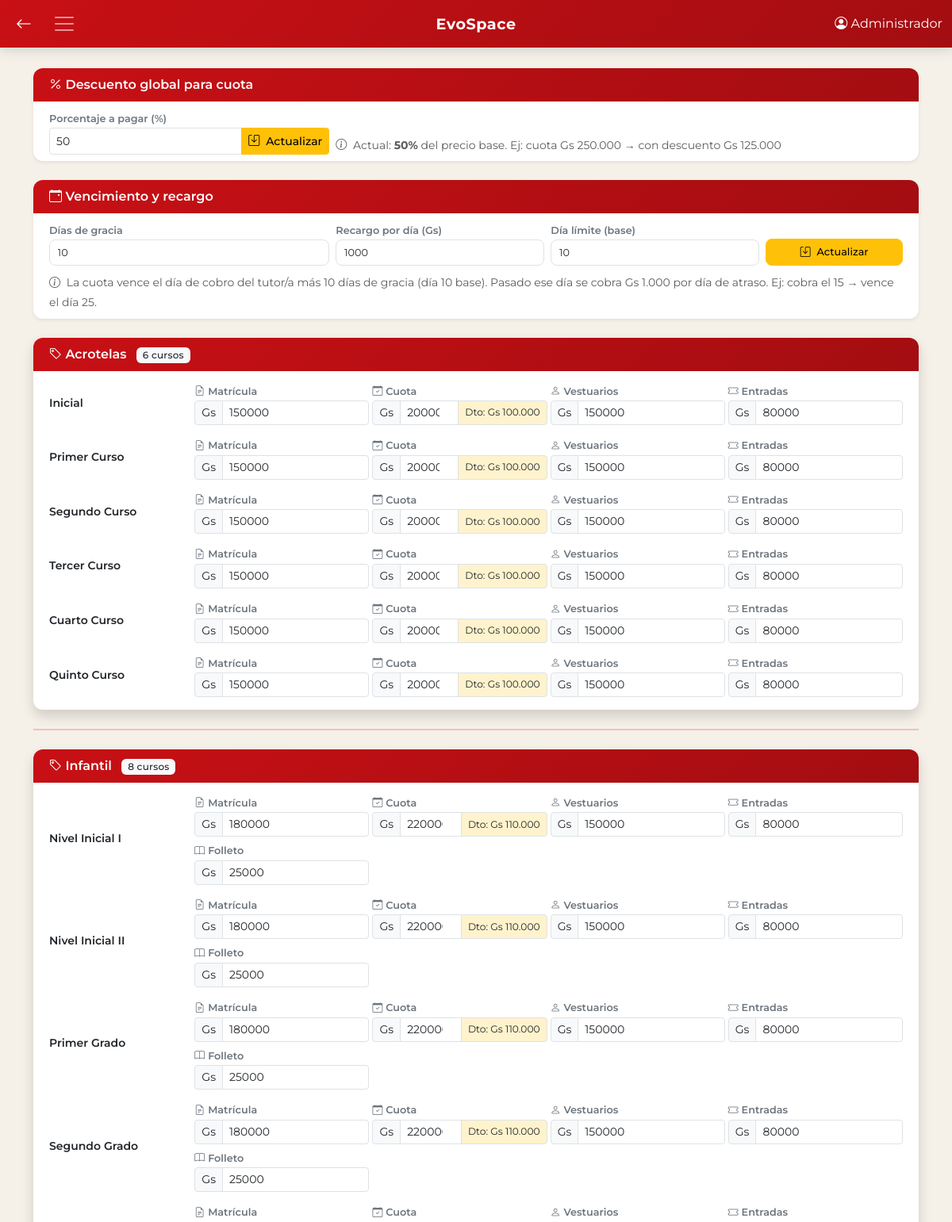
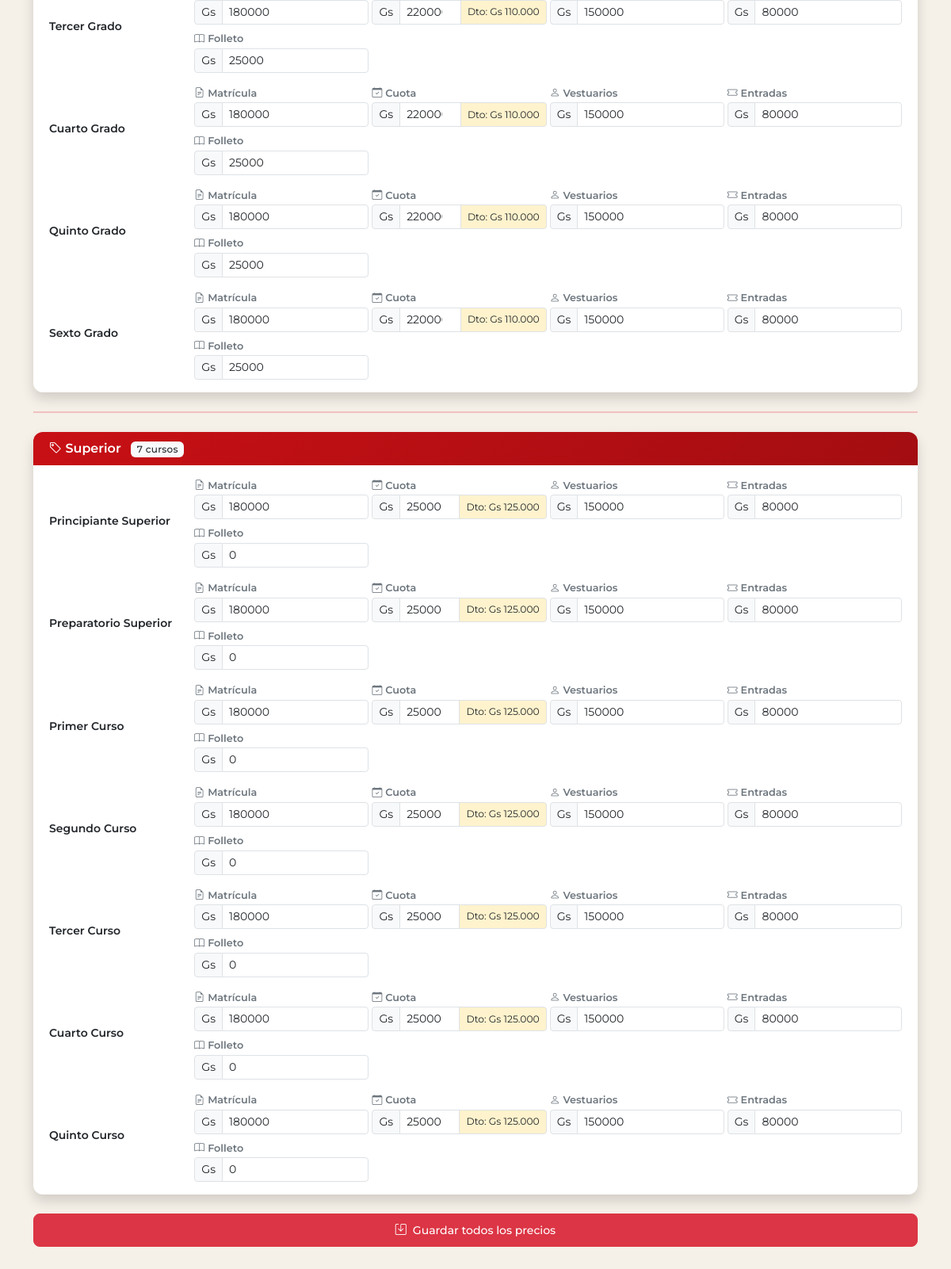
/secciones/configuracion/configurar_pagos.php (signed in), run on the app's committed database (2 pictures, top to bottom).
### tables this page shows
CREATE TABLE `configuracion` (
  `clave` varchar(50) NOT NULL,
  `valor` text NOT NULL
);

### helpers/functions.php (called while the page is built, shortened)
<?php
function obtenerPorcentajeBeca($pdo) {
    $stmt = $pdo->query("SELECT valor FROM configuracion WHERE clave = 'porcentaje_beca'");
    $result = $stmt->fetch(PDO::FETCH_ASSOC);
    return $result ? (float)$result['valor'] : 50.0;
}

### secciones/configuracion/configurar_pagos.php (the view, shortened to what this page needs)
<?php
include '../../includes/header.php';
include '../../includes/navbar.php';
require_once '../../config/db.php';
$porcentaje_beca = obtenerPorcentajeBeca($pdo);
$recargo_por_dia = (float)($pdo->query("SELECT valor FROM configuracion WHERE clave = 'recargo_por_dia'")->fetchColumn() ?: 1000);
$dia_limite = (int)($pdo->query("SELECT valor FROM configuracion WHERE clave = 'dia_limite_pago'")->fetchColumn() ?: 10);
$dias_gracia = (int)($pdo->query("SELECT valor FROM configuracion WHERE clave = 'dias_gracia_pago'")->fetchColumn() ?: 10);
$sql = "SELECT c.id_curso, c.nombre AS curso_nombre, c.tipo AS curso_tipo,
               p.id_precio, p.concepto, p.precio
        FROM cursos c
        LEFT JOIN precios p ON c.id_curso = p.id_curso
        WHERE c.activo = 1
        ORDER BY c.tipo, c.orden, FIELD(p.concepto, 'matrícula', 'cuota', 'vestuarios', 'entradas', 'folleto')";
$stmt = $pdo->query($sql);
$datos = $stmt->fetchAll(PDO::FETCH_ASSOC);
$cursos = [];
foreach ($datos as $row) {
    $cursos[$row['curso_tipo']][$row['id_curso']]['nombre'] = $row['curso_nombre'];
    if ($row['concepto']) {
        $cursos[$row['curso_tipo']][$row['id_curso']]['precios'][$row['concepto']] = [
            'id_precio' => $row['id_precio'],
            'precio' => $row['precio']
        ];
    }
}
$conceptos_orden = ['matrícula', 'cuota', 'vestuarios', 'entradas', 'folleto'];
$iconos = [
    'matrícula' => 'bi-file-earmark-text',
    'cuota' => 'bi-calendar-check',
    'vestuarios' => 'bi-person',
    'entradas' => 'bi-ticket',
    'folleto' => 'bi-book'
];
?>
<div class="container mt-3 pb-4">
    <div class="card shadow-sm mb-4">
        <div class="card-header bg-evo text-white py-2">
            <i class="bi bi-percent"></i> Descuento global para cuota
        </div>
        <div class="card-body py-2">
            <form method="POST" class="row g-2 align-items-end">
                <div class="col-md-4">
                    <label class="form-label small mb-0">Porcentaje a pagar (%)</label>
                    <div class="input-group input-group-sm">
                        <input type="number" step="0.01" name="porcentaje_beca"
                            class="form-control" value="<?= $porcentaje_beca ?>"
                            min="0" max="100" required>
                        <button type="submit" class="btn btn-warning btn-sm">
                            <i class="bi bi-save"></i> Actualizar
                        </button>
                    </div>
                </div>
                <div class="col-md-8">
                    <small class="text-muted">
                        <i class="bi bi-info-circle me-1"></i>
                        Actual: <strong><?= $porcentaje_beca ?>%</strong> del precio base.
                        Ej: cuota Gs 250.000 → con descuento Gs <?= number_format(round(250000 * $porcentaje_beca / 100 / 1000) * 1000, 0, ',', '.') ?>
                    </small>
                </div>
            </form>
        </div>
    </div>
    <div class="card shadow-sm mb-4">
        <div class="card-header bg-evo text-white py-2">
            <i class="bi bi-calendar-event"></i> Vencimiento y recargo
        </div>
        <div class="card-body py-2">
            <form method="POST" class="row g-2 align-items-end">
                <div class="col-md-4">
                    <label class="form-label small mb-0">Días de gracia</label>
                    <input type="number" name="dias_gracia_pago" class="form-control form-control-sm"
                        value="<?= $dias_gracia ?>" min="0" max="31" required>
                </div>
                <div class="col-md-3">
                    <label class="form-label small mb-0">Recargo por día (Gs)</label>
                    <input type="number" step="100" name="recargo_por_dia" class="form-control form-control-sm"
                        value="<?= (int)$recargo_por_dia ?>" min="0" required>
                </div>
                <div class="col-md-3">
                    <label class="form-label small mb-0">Día límite (base)</label>
                    <input type="number" name="dia_limite_pago" class="form-control form-control-sm"
                        value="<?= (int)$dia_limite ?>" min="1" max="31" required>
                </div>
                <div class="col-md-2">
                    <button type="submit" class="btn btn-warning btn-sm w-100">
                        <i class="bi bi-save"></i> Actualizar
                    </button>
                </div>
                <div class="col-12">
                    <small class="text-muted">
                        <i class="bi bi-info-circle me-1"></i>
                        La cuota vence el día de cobro del tutor/a <?= $dias_gracia > 0 ? 'más ' . $dias_gracia . ' días de gracia' : '' ?>
                        (día <?= $dia_limite ?> base). Pasado ese día se cobra Gs <?= number_format($recargo_por_dia, 0, ',', '.') ?> por día de atraso.
                        Ej: cobra el 15 → vence el día <?= 15 + $dias_gracia ?>.
                    </small>
                </div>
            </form>
        </div>
    </div>
    <form method="POST" id="formPrecios">
        <?php
        $contador_tipo = 0;
        foreach ($cursos as $tipo => $cursosTipo):
            $contador_tipo++;
        ?>
            <?php if ($contador_tipo > 1): ?>
                <hr class="my-4 border-2 border-danger">
            <?php endif; ?>
            <div class="card shadow mb-4">
                <div class="card-header bg-evo text-white py-2">
                    <i class="bi bi-tag"></i> <?= $tipo ?>
                    <span class="badge bg-light text-dark ms-2"><?= count($cursosTipo) ?> cursos</span>
                </div>
                <div class="card-body py-2">
                    <?php foreach ($cursosTipo as $id_curso => $curso): ?>
                        <div class="row mb-1 py-1 align-items-center">
                            <div class="col-md-2 fw-semibold small"><?= htmlspecialchars($curso['nombre']) ?></div>
                            <div class="col-md-10">
                                <div class="row g-1">
                                    <?php foreach ($conceptos_orden as $concepto):
                                        $precioData = $curso['precios'][$concepto] ?? null;
                                        if (!$precioData) continue;
                                        $precio = $precioData['precio'];
                                        $precioConBeca = ($concepto === 'cuota') ? $precio * ($porcentaje_beca / 100) : $precio;
                                        $precioConBecaRedondeado = round($precioConBeca / 1000) * 1000;
                                    ?>
                                        <div class="col-6 col-md-3">
                                            <label class="form-label small mb-0">
                                                <i class="bi <?= $iconos[$concepto] ?> me-1"></i><?= ucfirst($concepto) ?>
                                            </label>
                            <div class="input-group input-group-sm">
                                <span class="input-group-text">Gs</span>
                                <input type="number"
                                    name="precio[<?= $precioData['id_precio'] ?>]"
                                    class="form-control form-control-sm"
                                    value="<?= (int)$precio ?>" data-moneda>
                                <?php if ($concepto === 'cuota'): ?>
                                    <span class="input-group-text bg-warning-subtle text-dark small" title="Con descuento (<?= $porcentaje_beca ?>%)">
                                        <small>Dto: Gs <?= number_format($precioConBecaRedondeado, 0, ',', '.') ?></small>
                                    </span>
                                <?php endif; ?>
                            </div>
                                        </div>
                                    <?php endforeach; ?>
                                </div>
                            </div>
                        </div>
                    <?php endforeach; ?>
                </div>
            </div>
        <?php endforeach; ?>
        <div class="d-flex gap-2 mt-4 pb-3">
            <button type="button" class="btn btn-danger flex-fill" data-bs-toggle="modal" data-bs-target="#modalConfirmar">
                <i class="bi bi-save"></i> Guardar todos los precios
            </button>
        </div>
    </form>
</div>
<?php include '../../includes/footer.php'; ?>

### assets/css/estilos.css (style rules this page uses)
:root { --evo-primary: #c81015; --evo-primary-dark: #a30d11; --evo-primary-light: #e85a5e; --evo-secondary: #6c757d; --evo-accent: #d4a017; --evo-bg: #f5f0e8; --evo-bg-alt: #ebe5d9; --evo-surface: #ffffff; --evo-text: #2c2c2c; --evo-text-muted: #6c757d; --evo-border: #dee2e6; --evo-success: #198754; --evo-warning: #ffc107; --evo-info: #0dcaf0; --evo-danger: #dc3545; --evo-radius: 0.75rem; --evo-radius-sm: 0.5rem; --evo-shadow: 0 2px 12px rgba(0,0,0,0.08); --evo-shadow-lg: 0 8px 30px rgba(0,0,0,0.12); --evo-transition: 0.25s ease; }
* { font-family: "Montserrat", sans-serif; }
body { background-color: var(--evo-bg); padding-top: 70px; padding-bottom: 30px; color: var(--evo-text); line-height: 1.6; }
.btn { padding: 0.5rem 1.25rem; font-size: 0.875rem; border-radius: var(--evo-radius-sm); height: 42px; display: inline-flex; align-items: center; justify-content: center; gap: 0.5rem; white-space: nowrap; transition: all var(--evo-transition); font-weight: 500; }
.btn-sm { height: 34px; padding: 0.25rem 0.75rem; font-size: 0.8rem; }
.card { border: none; border-radius: var(--evo-radius); box-shadow: var(--evo-shadow); transition: all var(--evo-transition); overflow: hidden; }
.card-header { font-weight: 600; padding: 0.75rem 1.25rem; border-bottom: none; }
.card-body { padding: 1.25rem; }
.card-header.bg-evo { background: linear-gradient(135deg, var(--evo-primary), var(--evo-primary-dark)); color: #fff; }
.form-label { font-weight: 600; font-size: 0.8rem; margin-bottom: 0.3rem; color: var(--evo-text-muted); }
.form-control, .form-select { border-radius: var(--evo-radius-sm); border: 1.5px solid var(--evo-border); padding: 0.5rem 0.75rem; font-size: 0.875rem; transition: border-color var(--evo-transition), box-shadow var(--evo-transition); }
.form-control-sm, .form-select-sm { padding: 0.35rem 0.6rem; font-size: 0.8rem; }
.badge { font-weight: 500; letter-spacing: 0.02em; padding: 0.35em 0.65em; }
.bg-evo { background: linear-gradient(135deg, var(--evo-primary), var(--evo-primary-dark)); }
.gap-2 { gap: 0.5rem; }

### data on the page
configuracion: porcentaje_beca "50", valor "50", round(250000*$porcentaje_beca/100/1000)*1000 "125.000", valor "100.000", valor "110.000", valor "125.000"
configuracion: recargo_por_dia "1000", valor "1.000"
configuracion: dia_limite_pago "10", valor "10"

### other printed values
$_SESSION['nombre_completo'] "Administrador"
$dias_gracia "10"
15 + $dias_gracia "25"
$tipo "Acrotelas"
count($cursosTipo) "6"
$curso['nombre'] "Inicial"
$concepto "Matrícula"
$concepto "Cuota"
$concepto "Vestuarios"
$concepto "Entradas"
$curso['nombre'] "Primer Curso"
$curso['nombre'] "Segundo Curso"
$curso['nombre'] "Tercer Curso"
$curso['nombre'] "Cuarto Curso"
$curso['nombre'] "Quinto Curso"
